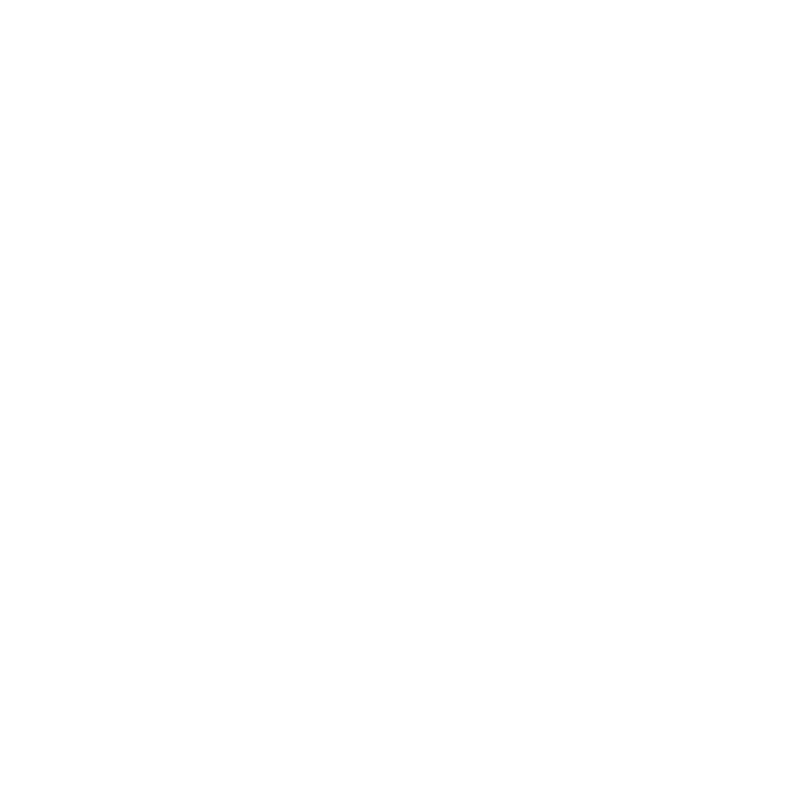
Frame 1 (no input)
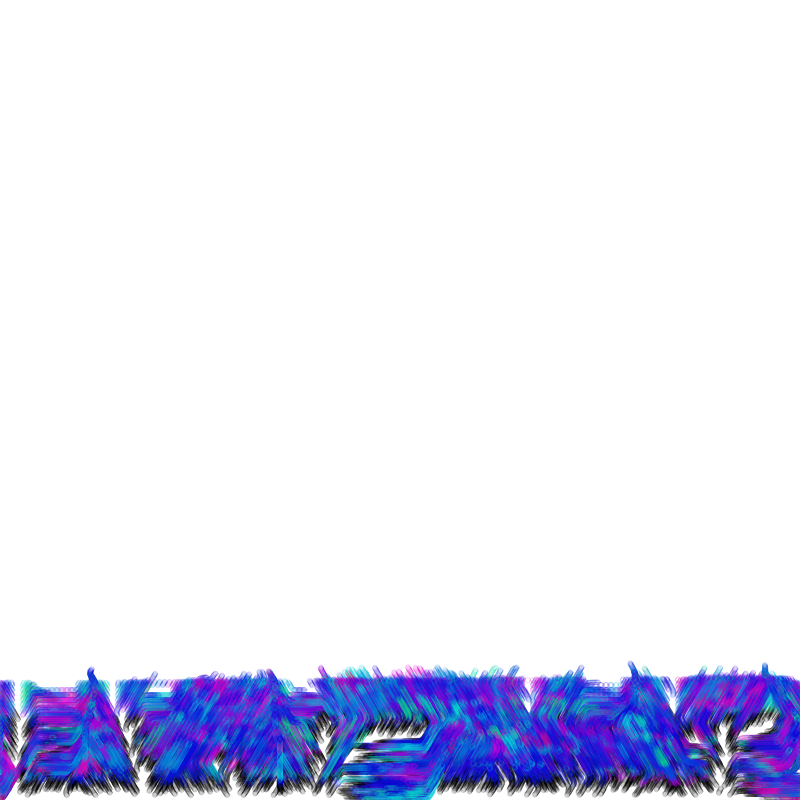
Frame 60 (no input)
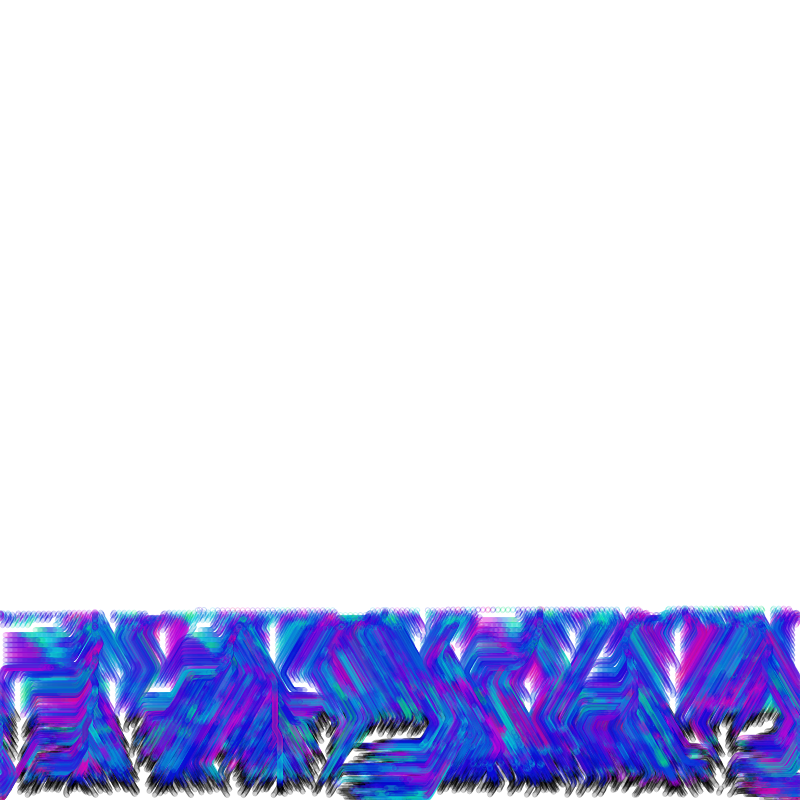
Frame 120 (the mouse pressed at the canvas centre since frame 60)

The p5.js sketch that drew these frames (run headless with seeded random() and noise() and a simulated clock; from frame 60 on, the mouse is pressed at the canvas centre):

// p5.js sketch
// ── sketch.js
let FIELD_SIZE = 5;

let particles = [];
let PARTICLE_COUNT = 2500;
let total_particles = PARTICLE_COUNT;

let flowfield;
let starting_points = [];

// let maxDist;


function setup() {
  createCanvas(800, 800);
  colorMode(HSB)
  ellipseMode(CENTER);
  background(255);
  noiseSeed(1002);
  noiseDetail(8, 0.10); 
  frameRate(120);

  flowfield = new FlowField(FIELD_SIZE);
  // maxDist = ((width / 2) ** 2 + (height / 2) ** 2) ** 0.5;

  starting_points = generateStartPositions(flowfield);

  for (let i = 0; i < PARTICLE_COUNT; i++) {
    let {startX, startY} = getStartPosition(flowfield);
    let c = getColor(startX, startY);
    particles[i] = new Particle(startX, startY, c);
  }
}

function draw() {
  // flowfield.update();

  for (let i = 0; i < particles.length; i++) {
    particles[i].follow(flowfield);
    particles[i].update(flowfield);
    particles[i].show();
  }
  
  if (frameCount % 500 == 0) {
    printStatus();
  }
}

function getStartPosition(field) {
  // constrain to the f-2 center
  // let f = 8;
  // let startX = random(width / f, width / f * (f - 1));
  // let startY = random(height / f, height / f * (f - 1));
  // offset - bottom right
  // startX = startX + (width/f) * 0.5;
  // startY = startY + (height/f) * 0.5;
  if (starting_points.length == 0) {
    console.log('generating');
    starting_points = generateStartPositions(field);
  }
  let {startX, startY} = starting_points.pop(Math.floor(random(starting_points.length)))
  // let startX = random(width);
  // let startY = random(height);
  return {startX, startY};
}

function generateStartPositions(field) {
  positions = [];
  for (let i = 0; i < field.rows; i++) {
    for (let j = 0; j < field.cols; j++) {
      positions.push({
        startX: j * field.fieldSize,
        startY: i * field.fieldSize
      })
    }
  }
  return positions;
}

function getColor(x, y, z) {
  let a = 10;
  let inc = 0.101;
  let base  = random(2) > 1 ? 0 : 30
  let offset = base + 120;
  // let offset = 0;
  let c = noise(x*inc, y*inc, z*inc) * 360 + offset;
  // let palette = [
  //   [76, 175, 80, a],
  //   [124, 77, 255, a],
  //   [3, 169, 244, a],
  //   [255, 235, 59, a],
  // ]
  // let c = random(palette);
  // c[3] = c[3] + 4;
  return [c, 95, int(random(83, 87)), a];
}

function printStatus() {
  let fc = frameCount
  let avg = averageAge().toFixed(1);
  let ls = averageLifespan().toFixed(1);
  let gen = averageGeneration().toFixed(1);
  let tot = total_particles;
  let fr = frameRate().toFixed(1);
  let s = `${fc}\tavg: ${avg} ls: ${ls} gen: ${gen} total: ${tot} fr: ${fr}`
  console.log(s);
}

function averageAge() {
  return particles.reduce((prev, curr) => prev + int(curr.age), 0) / particles.length;
}

function averageGeneration() {
  return particles.reduce((prev, curr) => prev + int(curr.generation), 0) / particles.length;
}

function averageLifespan() {
  return particles.reduce((prev, curr) => prev + int(curr.lifetime), 0) / particles.length;
}

function keyPressed() {
  switch (key) {
    case 'S':
      loop();
      console.log("Started looping");
      break;
    case ' ':
      noLoop();
      console.log("Stopped looping");
      break;
    default:
      break;
  }
}

// function mousePressed() {
//   // let { startX, startY } = getStartPosition();
//   let c = getColor(mouseX, mouseY, 0);
//   let p = new Particle(mouseX, mouseY, c);
//   particles.push(p);
//   total_particles++;
// }
// ── field.js
function FlowField(fieldSize) {
  let xIncr = 0.1;
  let yIncr = xIncr;
  let zIncr = 0.0;
  // let zOff = 10.02;
  let zOff = 0.0;

  this.fieldSize = fieldSize;
  this.cols = floor(width / this.fieldSize);
  this.rows = floor(height / this.fieldSize);

  this.field = new Array(this.cols * this.rows);



  this.update = function updateFlowField() {
    // console.log('generate');
    let yOff = 0.0;
    for (let y = 0; y < this.rows; y++) {
      let xOff = 0;
      for (let x = 0; x < this.cols; x++) {
        let idx = x + (y * this.cols);
        let angle = generateFieldAngle(xOff, yOff, zOff);
        let v = p5.Vector.fromAngle(angle);
        v.setMag(0.5);
        this.field[idx] = v;

        xOff += xIncr;
      }
      yOff += yIncr;
    }

    if (frameCount % 500 == 0) {
      // zOff += 0.2;
      // console.log(frameCount);
      // zIncr = 0.0
    }
    zOff += zIncr;
  }

  this.update();

  this.getVector = function getVectorFlowField(_x, _y) {
    let x = floor(_x / this.fieldSize);
    let y = floor(_y / this.fieldSize);
    let idx = x + (y * this.cols);
    let vector = this.field[idx];
    return vector;
  }

  // this.getVectorOverlayGraphic = function() {
  //   // let overlay = createGraphics()
  //   for (let y = 0; y < this.rows; y++) {
  //     for (let x = 0; x < this.cols; x++) {
  //       let idx = x + (y * this.cols);
  //       let v = this.field[idx];
  //       push();
  //       stroke(0, 128);
  //       strokeWeight(1);
  //       translate(x * this.fieldSize, y * this.fieldSize);
  //       rotate(v.heading());
  //       line(0, 0, this.fieldSize, 0);
  //       pop();
  //     }
  //   }
  // }

  function generateFieldAngle(xOff, yOff, zOff) {
    let n = noise(xOff, yOff, zOff); // 0 < n < 1
    let f = 6;
    n = floor(n * f) / f;
    return - n * TWO_PI;
  }
}
// ── particle.js
MIN_LIFESPAN = 10;
MAX_LIFESPAN = 120;

function Particle(x, y, c) {
  this.pos = createVector(x, y);
  this.vel = createVector(random(-TWO_PI, TWO_PI), random(-TWO_PI, TWO_PI));
  this.acc = createVector(0, 0);
  this.maxSpeed = 1;
  this.diameter = FIELD_SIZE;
  this.lifetime = random(MIN_LIFESPAN, MAX_LIFESPAN);
  this.age = 0;
  this.generation = 0;
  this.strokeColor = 0;
  this.strokeAlpha = 255;
  this.strokeWeight = 0.2;
  this.color = c;

  this.prevPos = this.pos.copy();

  this.update = function updateParticle(field) {
    if (this.age < this.lifetime) {
      this.vel.add(this.acc);
      this.vel.limit(this.maxSpeed);
      this.prevPos = this.pos.copy();
      this.pos.add(this.vel);
      this.acc.mult(0);
      this.edges();
      this.age += 1;
    } else {
      let { startX, startY } = getStartPosition(field);
      this.pos = createVector(startX, startY);
      this.prevPos = this.pos.copy();
      this.vel = createVector(0, 0);
      this.acc = createVector(0, 0);
      this.lifetime = random(MIN_LIFESPAN, MAX_LIFESPAN)
      this.age = 0;
      this.generation += 1;
      this.color = getColor(startX, startY, this.generation);
      total_particles++;
    }
  }

  this.applyForce = function applyForceParticle(force) {
    this.acc.add(force);
  }

  this.follow = function followParticle(flowfield) {
    // let x = floor(this.pos.x / flowfield.fieldSize);
    // let y = floor(this.pos.y / flowfield.fieldSize);
    // let idx = x + y * flowfield.cols;
    // let force = flowfield.field[idx];
    let force = flowfield.getVector(this.pos.x, this.pos.y);
    this.applyForce(force);
  }

  this.show = function showParticle() {
    // if (frameCount > 0 && frameCount % 500 == 0) {
    //   this.strokeColor = min(abs(this.strokeColor + 100), 255);
    //   this.strokeWeight = this.strokeWeight - 0.75;
    // }
    if (this.age > 5 && frameCount > 0) {
      // let direction = p5.Vector.sub(this.prevPos, this.pos);
      stroke(this.color);
      strokeWeight(this.strokeWeight);
      // line(this.pos.x, this.pos.y, this.prevPos.x, this.prevPos.y);
      // drawShape(this.pos.x, this.pos.y, direction.heading())
      // strokeJoin(ROUND);
      noFill();
      // noStroke();
      // fill(this.color);
      ellipse(this.pos.x, this.pos.y, this.diameter);
    }
  }

  this.edges = function() {
    if (this.pos.x > width) {
      this.pos.x = 0;
      this.prevPos = this.pos.copy();
    }
    if (this.pos.x < 0) {
      this.pos.x = width;
      this.prevPos = this.pos.copy();
    }
    if (this.pos.y > height) {
      this.pos.y = 0;
      this.prevPos = this.pos.copy();
    }
    if (this.pos.y < 0) {
      this.pos.y = height;
      this.prevPos = this.pos.copy();
    }
  }
}

function drawShape(x, y, heading) {
  push();
  translate(x, y);
  rotate(heading);
  beginShape();
  vertex(0, 20);
  vertex(20, 20);
  vertex(20, 0);
  vertex(0, 0);
  endShape(CLOSE);
  pop();
}
